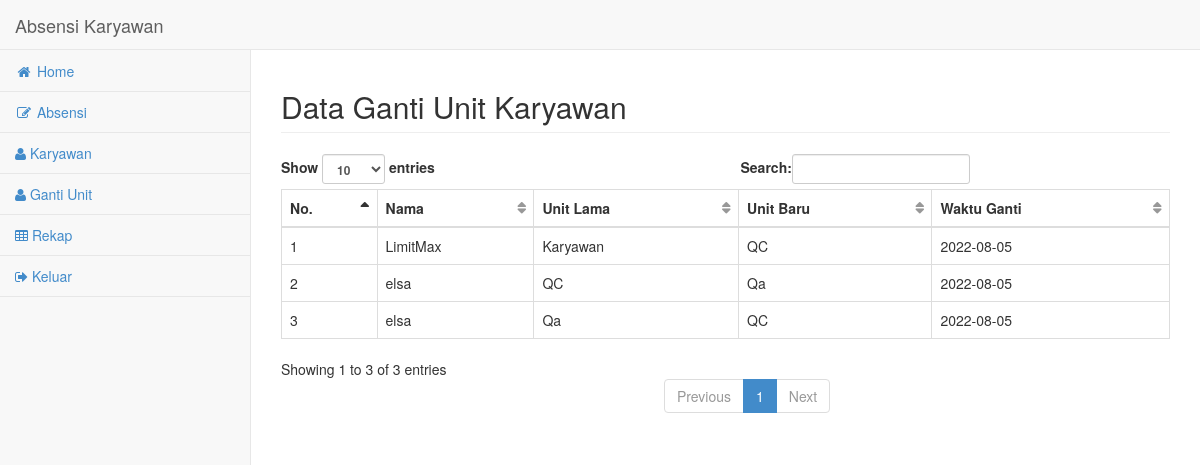
The app's page /index.php/unit, older data.
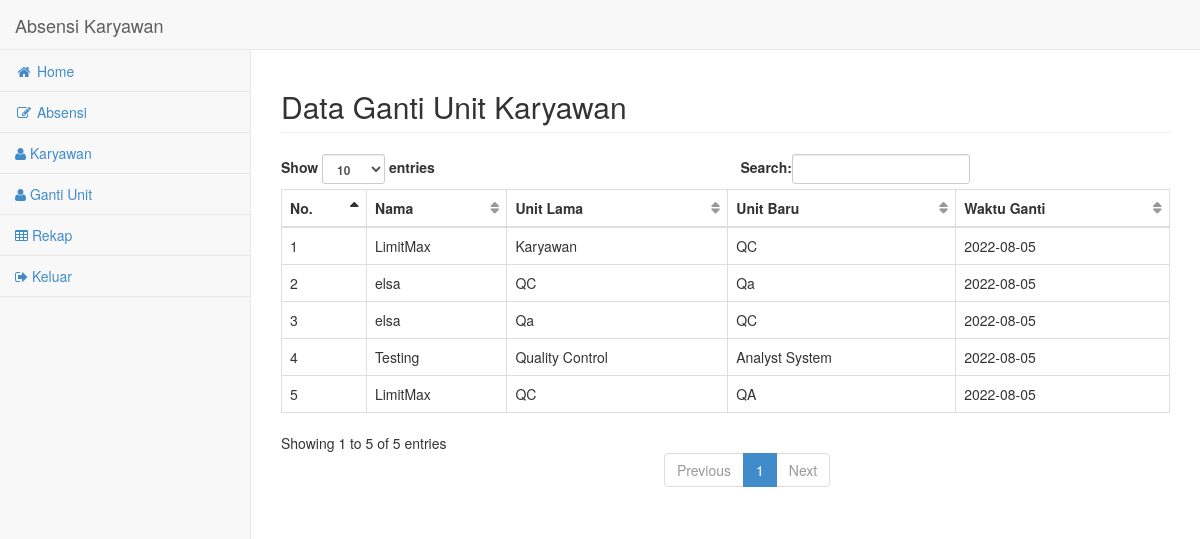
The same page, newer data.
### tables this page shows
CREATE TABLE `log_unit` (
  `id_log` int(10) NOT NULL,
  `nama` varchar(30) DEFAULT NULL,
  `unit_lama` varchar(20) DEFAULT NULL,
  `unit_baru` varchar(20) DEFAULT NULL,
  `waktu` date DEFAULT NULL
);

### application/controllers/Unit.php (called while the page is built, shortened)
<?php
class Unit extends CI_Controller {
    public function __construct()
    {
       $this->load->model('karyawan_m', 'karyawan');
    }
    public function index()
    {
        $head = array(
            'title' => 'Hasil Trigger Karyawan',
            'head' => 'Data Ganti Unit Karyawan'
        );
        $data = array(
            'karyawan' => $this->karyawan->log_unit()->result()
        );
        $this->load->view('parsial/header', $head);
        $this->load->view('unit/tampil', $data);
        $this->load->view('parsial/footer');
    }
}

### index.php (called while the page is built, shortened)
<?php
require_once BASEPATH.'core/CodeIgniter.php';

### application/models/Karyawan_m.php (called while the page is built, shortened)
<?php
class Karyawan_m extends CI_Model {
    public function log_unit()
    {
        $query = 'call tampillog()';
        return $this->db->query($query);
    }
}

### application/views/unit/tampil.php (the view, shortened to what this page needs)
<div class="row">
    <div class="col-lg-6">
    </div>
</div>
<table class="table table-bordered" id="datatables">
    <thead>
        <th>No.</th>
        <th>Nama</th>
        <th>Unit Lama</th>
        <th>Unit Baru</th>
        <th>Waktu Ganti</th>
    </thead>
    <tbody>
        <?php
        $no = 1;
        foreach ($karyawan as $k)
        {
    ?>
        <tr>
            <td><?= $no++?></td>
            <td><?= $k->nama?></td>
            <td><?= $k->unit_lama?></td>
            <td><?= $k->unit_baru?></td>
            <td><?= $k->waktu?></td>
        </tr>
        <?php
        }
    ?>
    </tbody>
</table>

### application/views/parsial/header.php (shortened to what this page needs)
<!DOCTYPE html>
<html>
<head>
    <link href="<?=base_url('assets/sbadmin/css/bootstrap.min.css')?>" rel="stylesheet">
    <link href="<?=base_url('assets/sbadmin/font-awesome/css/font-awesome.css')?>" rel="stylesheet">
    <link href="<?=base_url('assets/sbadmin/css/sb-admin.css" rel="stylesheet')?>">
</head>
<body>
    <div id="wrapper">
        <nav class="navbar navbar-default navbar-fixed-top" role="navigation" style="margin-bottom: 0">
            <div class="navbar-header">
                <a class="navbar-brand" href="index.html">Absensi Karyawan</a>
            </div>
            <div class="navbar-default navbar-static-side" role="navigation">
                <div class="sidebar-collapse">
                    <ul class="nav" id="side-menu">
                        <li>
                            <a href="<?=base_url('home')?>"><i class="fa fa-home fa-fw"></i> Home</a>
                        </li>
                        <li>
                            <a href="<?=base_url('absensi')?>"><i class="fa fa-edit fa-fw"></i> Absensi</a>
                        </li>
                        <li>
                            <a href="<?=base_url('karyawan')?>"><i class="fa fa-user"></i> Karyawan</a>
                        </li>
                        <li>
                            <a href="<?=base_url('unit')?>"><i class="fa fa-user"></i> Ganti Unit</a>
                        </li>
                        <li>
                            <a href="<?=base_url('rekap')?>"><i class="fa fa-table"></i> Rekap</a>
                        </li>
                        <li>
                            <a href="<?=base_url('auth/logout')?>"><i class="fa fa-sign-out"></i> Keluar</a>
                        </li>
                    </ul>
                </div>
            </div>
    </div>
    <div id="page-wrapper">
        <div class="row">
            <div class="col-lg-12">
                <h2 class="page-header"><?= isset($head) ? $head : null?></h2>
            </div>
        </div>

Row changes from the older to the newer data that the page shows:
added log_unit: nama "Testing", unit_lama "Quality Control", unit_baru "Analyst System", waktu "2022-08-05"
added log_unit: nama "LimitMax", unit_lama "QC", unit_baru "QA", waktu "2022-08-05"
Text that changed along with them:
text written by a page script: "Show entries Search: Showing 1 to 3 of 3 entries Previous 1 Next" → "Show entries Search: Showing 1 to 5 of 5 entries Previous 1 Next"
